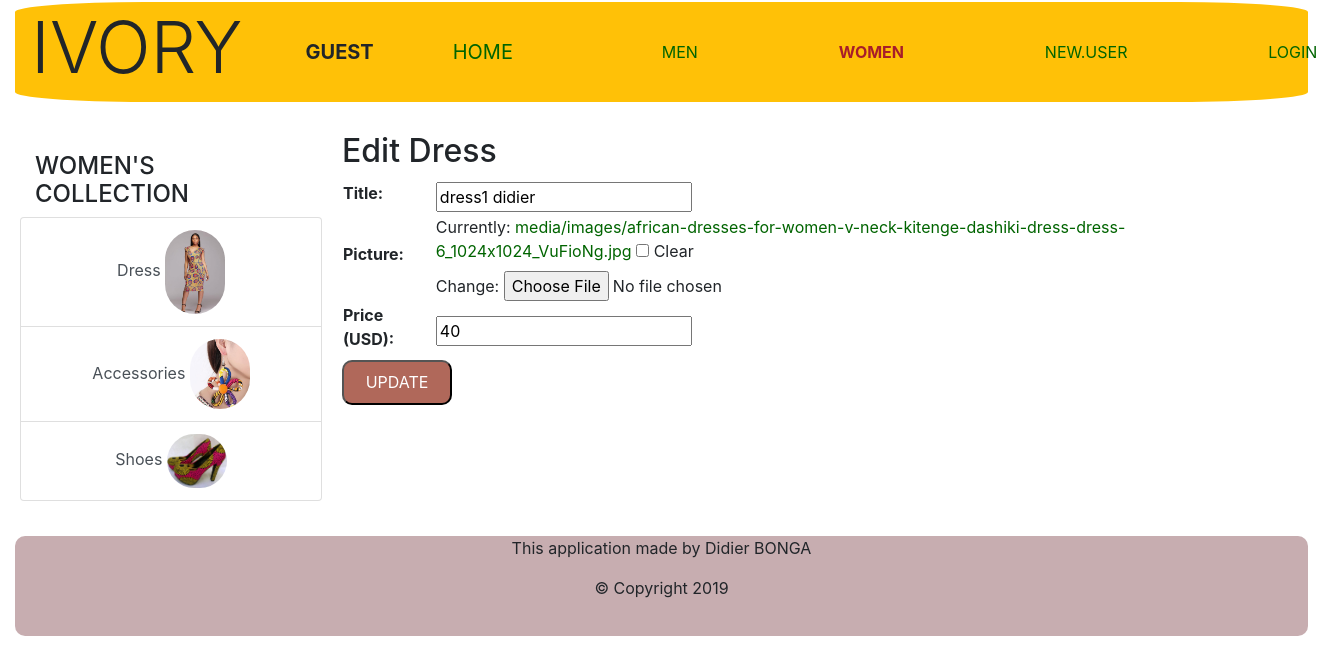
/editdress/3/, run on an earlier commit of the app's database.
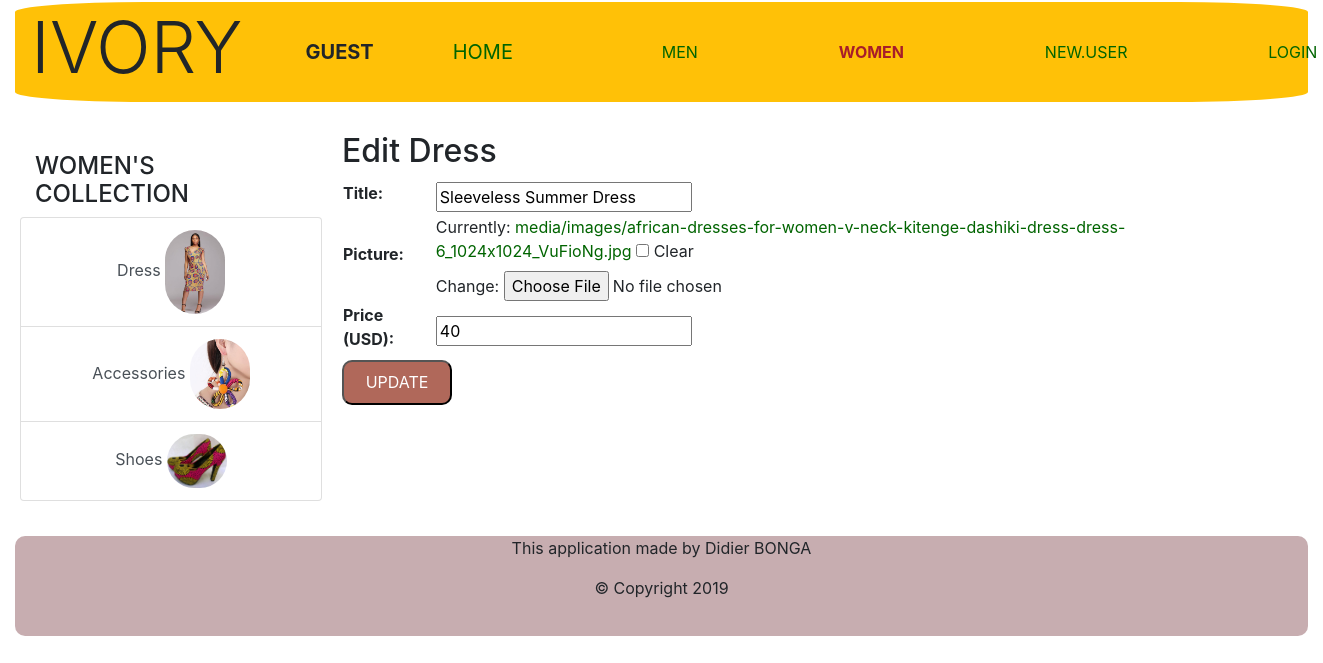
And on a later commit of the database.
### ivoryApp/models.py (models this page shows, shortened)
class Dress(models.Model):
    dress_title = models.CharField(max_length=200)
    dress_picture = models.ImageField(upload_to="media/images/", null=True, blank=True)
    dress_price = models.IntegerField(default=0)
    dress_ForeignKey = models.ForeignKey(UserLoginModel, on_delete=models.SET_NULL, null=True, blank=True)

### ivoryApp/views.py (the view)
# urls.py: path('editdress/<int:dr_id>/', views.editdress, name='editdress'),
def editdress(request, dr_id):
    edit_dress = get_object_or_404(Dress, pk=dr_id)
    editedDress = DressForm(request.POST or None, instance=edit_dress)
    if editedDress.is_valid():
        editedDress.save()
        return redirect('dress')
    return render(request, 'ivoryApp/edititem/editdress.html', {'editedDress': editedDress})

### ivoryApp/forms.py
class DressForm(forms.ModelForm):
    class Meta:
        model = Dress
        exclude = ["dress_ForeignKey"]
        labels = {
            'dress_title': 'Title',
            'dress_picture': 'Picture',
            'dress_size': 'Available Size',
            'dress_price': 'Price (USD)',
        }

### ivoryApp/templates/ivoryApp/edititem/editdress.html (shortened to what this page needs)
{% extends 'ivoryApp/women.html' %}
{% block content %}
<aside>
    <h2>Edit Dress</h2>
    <form method="post">
        <table>
            <tr>
                <td>{{ editedDress }}</td>
            </tr>
        </table>
        <button>UPDATE</button>
    </form>
</aside>
{% endblock %}

### ivoryApp/templates/ivoryApp/women.html (shortened to what this page needs)
<!DOCTYPE html>
<html lang="en">
<head>
    {% load static %}
    <link rel="stylesheet" href="../../static/ivoryApp/css/bootstrap.css">
    <link rel="stylesheet" href="{% static 'ivoryApp/css/women.css' %}">
</head>
<body>
<div class="containerGrid">
{% block header %}
    {% if user.is_authenticated %}
    <nav class="navbar navbar-expand-lg navbar-warning bg-warning">
        <h1 class="display-3">IVORY</h1>
        <a class="navbar-brand" >
            <b>Hi, {{ user.get_username }}</b>
        </a>
        <a class="navbar-brand" href="{% url 'index' %}">HOME</a>
        <button class="navbar-toggler" type="button" data-toggle="collapse" data-target="#navbarSupportedContent" aria-controls="navbarSupportedContent" aria-expanded="false" aria-label="Toggle navigation">
            <span class="navbar-toggler-icon"></span>
        </button>
        <div class="collapse navbar-collapse" >
            <ul class="navbar-nav mr-auto">
                <li class="nav-item active">
                    <a class="nav-link" href="{% url 'men' %}">MEN <span class="sr-only">(current)</span></a>
                </li>
                <li class="nav-item active">
                    <a class="nav-link" href="{% url 'women' %}">WOMEN <span class="sr-only">(current)</span></a>
                </li>
                <li class="nav-item active">
                    <a class="nav-link" href="{% url 'logout' %}">LOGOUT <span class="sr-only">(current)</span></a>
                </li>
                <li class="nav-item active">
                    <a class="nav-link" href="{% url 'shoppingCart' %}">CART <span class="sr-only">(current)</span></a>
                </li>
            </ul>
        </div>
    </nav>
    {% else %}
    <nav class="navbar navbar-expand-lg navbar-warning bg-warning">
        <h1 class="display-3">IVORY</h1>
        <a class="navbar-brand" >
            <b>GUEST</b>
        </a>
        <a class="navbar-brand" href="{% url 'index' %}">HOME</a>
        <div class="collapse navbar-collapse" id="navbarSupportedContent">
            <ul class="navbar-nav mr-auto">
                <li class="nav-item active">
                    <a class="nav-link" href="{% url 'men' %}">MEN <span class="sr-only">(current)</span></a>
                </li>
                <li class="nav-item active">
                    <a class="nav-link one" href="{% url 'women' %}">WOMEN <span class="sr-only">(current)</span></a>
                </li>
                <li class="nav-item active">
                    <a class="nav-link" href="{% url 'newdesigner' %}">NEW.USER<span class="sr-only">(current)</span></a>
                </li>
                <li class="nav-item active">
                    <a class="nav-link" href="{% url 'login' %}">LOGIN <span class="sr-only">(current)</span></a>
                </li>
            </ul>
        </div>
    </nav>
    {% endif %}
{% endblock %}
<section>
    <h4>WOMEN'S COLLECTION</h4>
    <div class="row">
        <div >
            <div class="list-group" id="list-tab" role="tablist">
                <a class="list-group-item list-group-item-action" id="list-home-list" data-toggle="list" href="{% url 'dress' %}" role="tab">
                    Dress
                    <img src="../../../media/images/fashion12.jpg" class="verySmallImage" alt="tip">
                </a>
                <a class="list-group-item list-group-item-action" id="list-profile-list" data-toggle="list" href="{% url 'bagjewel' %}" role="tab">
                    Accessories
                    <img src="../../../media/images/fashion13.jpg" class="verySmallImage" alt="tip">
                </a>
                <a class="list-group-item list-group-item-action" id="list-settings-list" data-toggle="list" href="{% url 'shoeswomen' %}" role="tab">
                    Shoes
                    <img src="../../../media/images/fashion14.png" class="verySmallImage" alt="tip">
                </a>
            </div>
        </div>
    </div>
</section>
{% block content %}
{% endblock %}
{% block footer %}
    <div class="footer">
        <p>This application made by Didier BONGA</p>
        <p>&copy; Copyright {% now 'Y' %}</p>
    </div>
{% endblock %}
</div>
</body>
</html>

### ivoryApp/static/ivoryApp/css/women.css (style rules this page uses)
img { width: 350px; height: 330px; }
body { margin: 1.5px 15px; }
a { color: darkgreen; list-style-type: none; text-decoration: none; }
button, input[type=submit] { border-radius: 10px; background-color: rgba(147, 49, 29, 0.73); color: white; height: 45px; width: 110px; }
.containerGrid { display: grid; grid-template-columns: repeat(4, 1fr); grid-gap: 15px; grid-template-areas: "nav nav nav nav" ". . header header" "section aside aside aside" "footer footer footer footer"; }
nav { grid-area: nav; height:100px; border-radius: 10%; }
a.navbar-brand { margin-left: 5%; }
li.nav-item.active { margin-left: 42%; }
section { grid-area: section; padding: 20px; }
aside { grid-area: aside; }
.footer { grid-area: footer; text-align: center; height: 100px; background: rgba(92, 17, 24, 0.34); border-radius: 10px; }
.verySmallImage { width:23%; height:1%; border-radius: 40px; }
div#list-tab.list-group { text-align: center; }
a.nav-link.one { color: #a71d2a; font-weight: bold; }

What changed in the data, as far as the page shows it:
changed Dress: dress_title "dress1 didier" → "Sleeveless Summer Dress"
